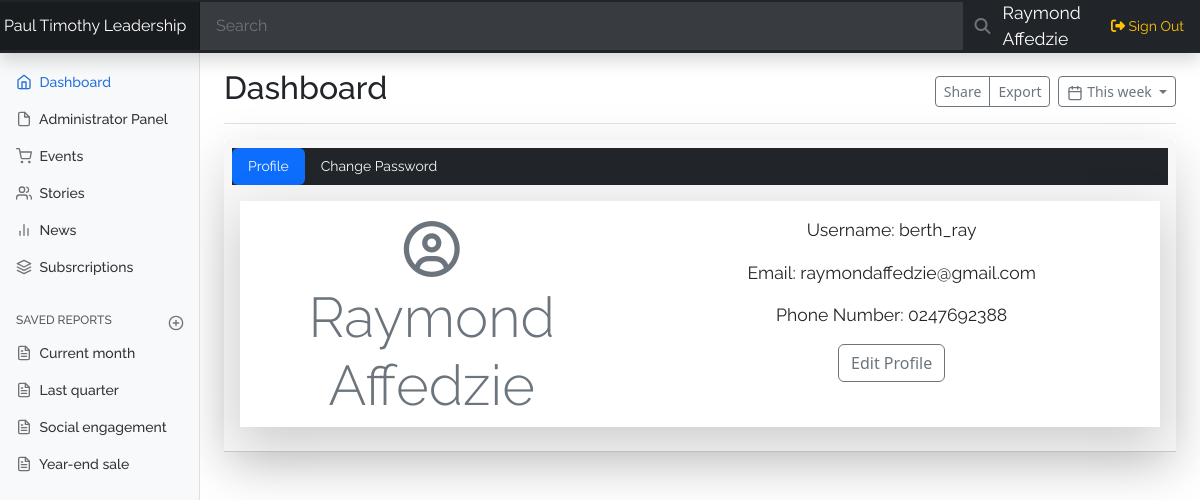
Page /profile.php (signed in) on the committed database.
### tables this page shows
CREATE TABLE `admin_registration` (
  `id` int(11) NOT NULL,
  `firstname` char(32) NOT NULL,
  `surname` char(32) NOT NULL,
  `username` varchar(32) NOT NULL,
  `phone_number` varchar(13) NOT NULL,
  `email` varchar(50) NOT NULL,
  `password` varchar(255) NOT NULL,
  `pwd_reset_token` int(11) NOT NULL,
  `status` text NOT NULL DEFAULT 'Moderator',
  `check_status` varchar(15) NOT NULL
);

### profile.php (the view, shortened to what this page needs)
<?php
include('security.php');
include('includes/header.php');
include('includes/navbar.php');
?>
<div class="card text-center col-md-12 border-0 shadow-lg rounded-0">
    <div class="card-header">
        <ul class="nav nav-pills navbar-light  bg-dark card-header-pills mb-3" id="pills-tab" role="tablist">
            <li class="nav-item" role="presentation">
                <button class="nav-link text-light active" id="pills-profile-tab" data-bs-toggle="pill" data-bs-target="#pills-profile" type="button" role="tab" aria-controls="pills-profile" aria-selected="true">Profile</button>
            </li>
            <li class="nav-item" role="presentation">
                <button class="nav-link text-light" id="pills-change_password-tab" data-bs-toggle="pill" data-bs-target="#pills-change_password" type="button" role="tab" aria-controls="pills-change_password" aria-selected="false">Change Password</button>
            </li>
        </ul>
        <div class="tab-content" id="pills-tabContent">
            <div class="tab-pane fade show active" id="pills-profile" role="tabpanel" aria-labelledby="pills-profile-tab">
                <div class="card mb-3 border-0 shadow-lg rounded-0">
                    <div class="row g-0">
                        <div class="col-md-5">
                            <?php
                            $id = $_SESSION['users']['users_id'];
                            $query = "SELECT * FROM admin_registration WHERE id = '$id'";
                            $query_run = mysqli_query($connection, $query);
                            if ($query_run) {
                                while ($row = mysqli_fetch_array($query_run)) {
                            ?>
                            <h1 class="display-4 mt-3 text-secondary"><i class="fa fa-user-circle-o"></i><br><?php echo $row['firstname'] . " " . $row['surname']; ?></h1>
                        </div>
                        <div class="col-md-7">
                            <div class="card-body">
                                <p>Username: <?php echo  $row['username']; ?></p>
                                <p>Email: <?php echo $row['email']; ?></p>
                                <p>Phone Number: <?php echo $row['phone_number']; ?></p>
                                <button type="button" class="btn btn-outline-secondary" data-bs-toggle="modal" data-bs-target="#editprofile">
                                    Edit Profile
                                </button>
                        <?php
                                }
                            }
                        ?>
                            </div>
                        </div>
                    </div>
                </div>
            </div>
        </div>
    </div>
</div>
</div>
<?php
include('includes/footer.php');
?>

### includes/navbar.php (shortened to what this page needs)
<header class="navbar navbar-dark sticky-top bg-dark flex-md-nowrap p-0 shadow">
  <a class="navbar-brand col-md-3 col-lg-2 me-0 px-1 fs-6" href="index.php">Paul Timothy Leadership</a>
  <input class="form-control form-control-dark w-70 rounded-0 border-0" type="text" placeholder="Search">
  <button type="submit" class="btn btn-outline-secondary rounded-0 border-0 w-10"><i class="fas fa-search"></i></button>
  <span class="mr-2 d-none d-lg-inline w-20">
    <a href="profile.php" class="text-decoration-none text-white"><?php
      $id = $_SESSION['users']['users_id'];
      $query = "SELECT * FROM admin_registration WHERE id = '$id'" ;
      $query_run = mysqli_query($connection, $query);
      if($query_run){
          while($row = mysqli_fetch_array($query_run)){
            echo $row['firstname']." ". $row['surname'];
        }
      }
    ?></a>
  </span>
  <div class="navbar-nav">
    <div class="nav-item text-nowrap">
      <a class="nav-link px-3 text-warning" href="#" data-bs-toggle="modal" data-bs-target="#staticBackdrop">
        <i class="fas fa-sign-out-alt"></i> Sign Out
      </a>
    </div>
  </div>
</header>
<div class="container-fluid">
  <div class="row">
    <nav id="sidebarMenu" class="col-md-3 col-lg-2 d-md-block bg-light sidebar collapse">
      <div class="position-sticky pt-3">
        <ul class="nav flex-column">
          <li class="nav-item">
            <a class="nav-link active" aria-current="page" href="index.php">
              <span data-feather="home" class="align-text-bottom"></span>
              Dashboard
            </a>
          </li>
          <li class="nav-item">
            <a class="nav-link" href="register-admin.php">
              <span data-feather="file" class="align-text-bottom"></span>
              Administrator Panel
            </a>
          </li>
          <li class="nav-item">
            <a class="nav-link" href="events.php">
              <span data-feather="shopping-cart" class="align-text-bottom"></span>
              Events
            </a>
          </li>
          <li class="nav-item">
            <a class="nav-link" href="stories.php">
              <span data-feather="users" class="align-text-bottom"></span>
              Stories
            </a>
          </li>
          <li class="nav-item">
            <a class="nav-link" href="news.php">
              <span data-feather="bar-chart-2" class="align-text-bottom"></span>
              News
            </a>
          </li>
          <li class="nav-item">
            <a class="nav-link" href="subscriptions.php">
              <span data-feather="layers" class="align-text-bottom"></span>
              Subsrcriptions
            </a>
          </li>
        </ul>
        <h6 class="sidebar-heading d-flex justify-content-between align-items-center px-3 mt-4 mb-1 text-muted text-uppercase">
          <span>Saved reports</span>
          <a class="link-secondary" href="#" aria-label="Add a new report">
            <span data-feather="plus-circle" class="align-text-bottom"></span>
          </a>
        </h6>
        <ul class="nav flex-column mb-2">
          <li class="nav-item">
            <a class="nav-link" href="#">
              <span data-feather="file-text" class="align-text-bottom"></span>
              Current month
            </a>
          </li>
          <li class="nav-item">
            <a class="nav-link" href="#">
              <span data-feather="file-text" class="align-text-bottom"></span>
              Last quarter
            </a>
          </li>
          <li class="nav-item">
            <a class="nav-link" href="#">
              <span data-feather="file-text" class="align-text-bottom"></span>
              Social engagement
            </a>
          </li>
          <li class="nav-item">
            <a class="nav-link" href="#">
              <span data-feather="file-text" class="align-text-bottom"></span>
              Year-end sale
            </a>
          </li>
        </ul>
      </div>
    </nav>
    <main class="col-md-9 ms-sm-auto col-lg-10 px-md-4">
      <div class="d-flex justify-content-between flex-wrap flex-md-nowrap align-items-center pt-3 pb-2 mb-3 border-bottom">
        <h1 class="h2">Dashboard</h1>
        <div class="btn-toolbar mb-2 mb-md-0">
          <div class="btn-group me-2">
            <button type="button" class="btn btn-sm btn-outline-secondary">Share</button>
            <button type="button" class="btn btn-sm btn-outline-secondary">Export</button>
          </div>
          <button type="button" class="btn btn-sm btn-outline-secondary dropdown-toggle">
            <span data-feather="calendar" class="align-text-bottom"></span>
            This week
          </button>
        </div>
      </div>

### css/dashboard.css (style rules this page uses)
body { font-size: .875rem; }
.feather { width: 16px; height: 16px; }
.sidebar { position: fixed; top: 0; bottom: 0; left: 0; z-index: 100; padding: 48px 0 0; box-shadow: inset -1px 0 0 rgba(0, 0, 0, .1); }
.sidebar .nav-link { font-weight: 500; color: #333; }
.sidebar .nav-link .feather { margin-right: 4px; color: #727272; }
.sidebar .nav-link.active { color: #2470dc; }
.sidebar .nav-link:hover .feather, .sidebar .nav-link.active .feather { color: inherit; }
.sidebar-heading { font-size: .75rem; }
.navbar-brand { padding-top: .75rem; padding-bottom: .75rem; background-color: rgba(0, 0, 0, .25); box-shadow: inset -1px 0 0 rgba(0, 0, 0, .25); }
.navbar .form-control { padding: .75rem 1rem; }
.form-control-dark { color: #fff; background-color: rgba(255, 255, 255, .1); border-color: rgba(255, 255, 255, .1); }

### css/customadmin.css (style rules this page uses)
h1, h2, h3, h4, h5, h6, p, input, ul, li, span, small, strong, a, label, .nav-item { font-family: Raleway, Roboto, Sofia, Amita, Alike, Acme, sans-serif; }
p, a, label { font-size: 1.1rem; }

### rows in the picture
admin_registration: firstname "Raymond", surname "Affedzie", username "berth_ray", email "raymondaffedzie@gmail.com", phone_number "0247692388"
